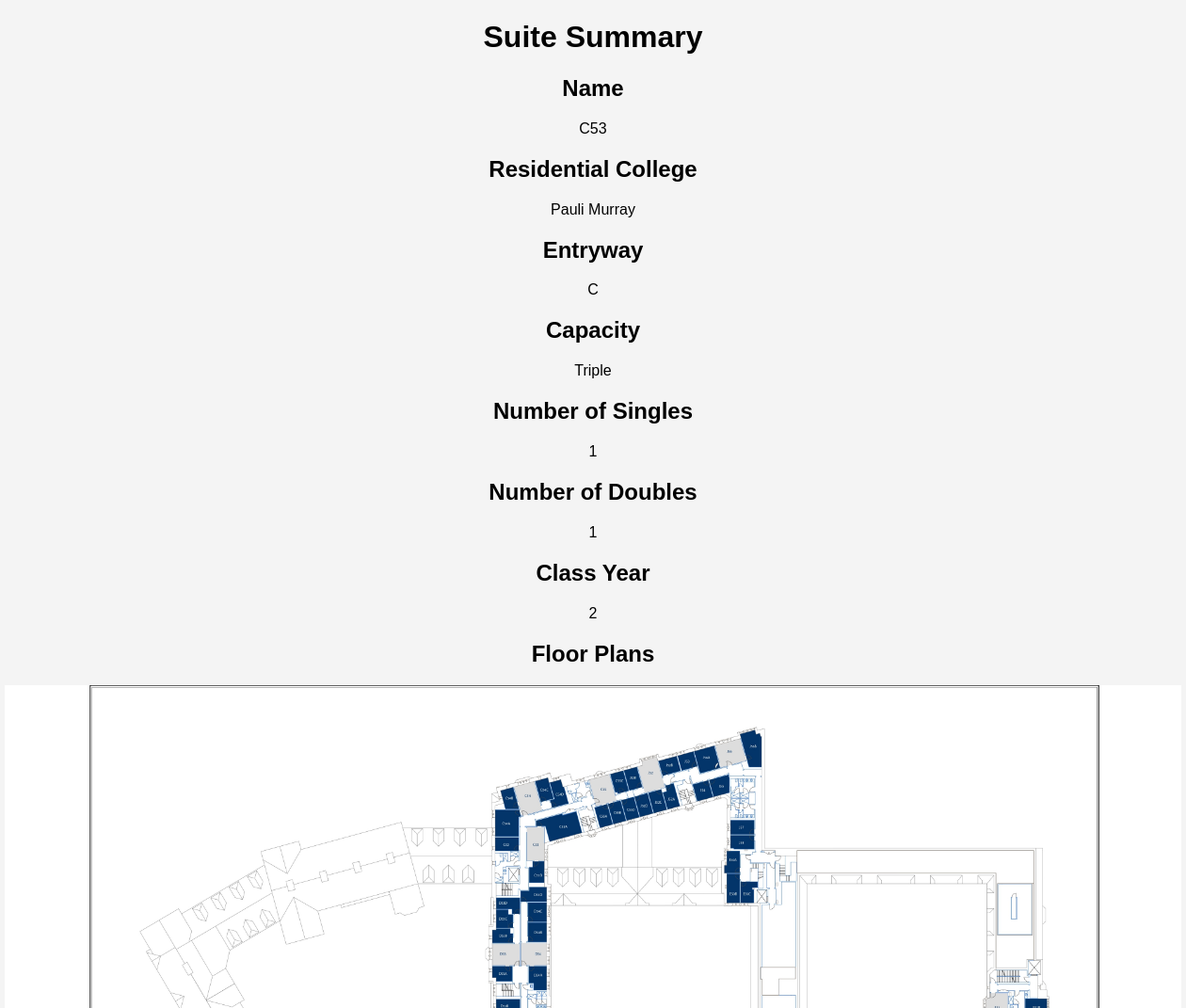
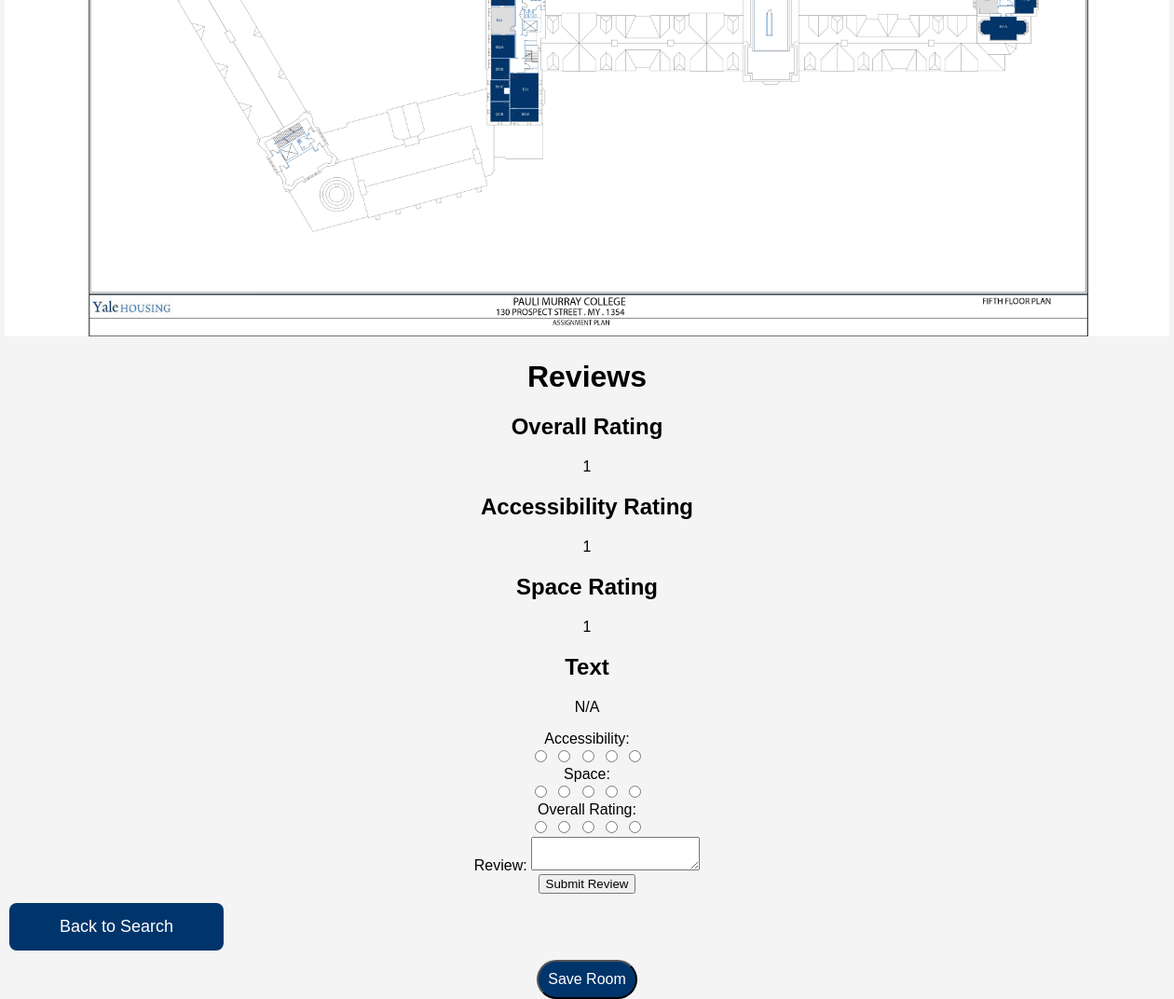
Page /summary/9 on the committed database (2 pictures, top to bottom).
### models/suite.py (models this page shows)
class Suite(Base):
    __tablename__ = "suites"
    id: Mapped[int] = mapped_column(Integer, primary_key=True, autoincrement=True)
    name: Mapped[str] = mapped_column(String)
    entryway: Mapped[str] = mapped_column(String)
    capacity: Mapped[int] = mapped_column(Integer)
    singles: Mapped[int] = mapped_column(Integer)
    doubles: Mapped[int] = mapped_column(Integer)
    year: Mapped[int] = mapped_column(Integer)
    resco_id: Mapped[int] = mapped_column(Integer, ForeignKey('rescos.id'))
    resco: Mapped["ResidentialCollege"] = relationship("ResidentialCollege", backref=backref("suite"))

### models/resco.py (models this page shows)
class ResidentialCollege(Base):
    __tablename__ = "rescos"
    id: Mapped[int] = mapped_column(Integer, primary_key=True, autoincrement=True)
    name: Mapped[str] = mapped_column(String)

### models/review.py (models this page shows)
class Review(Base):
    __tablename__ = "reviews"
    id: Mapped[int] = mapped_column(Integer, primary_key=True, autoincrement=True)
    review_text: Mapped[str] = mapped_column(String)
    type: Mapped[str] = mapped_column(String)
    overall_rating: Mapped[int] = mapped_column(Integer, CheckConstraint("overall_rating BETWEEN 1 AND 5"))
    accessibility_rating: Mapped[int] = mapped_column(Integer, CheckConstraint("accessibility_rating BETWEEN 1 AND 5"))
    space_rating: Mapped[int] = mapped_column(Integer, CheckConstraint("space_rating BETWEEN 1 AND 5"))
    user_id: Mapped[int] = mapped_column(Integer, ForeignKey("users.id"))
    user: Mapped[User] = relationship("User")
    __mapper_args__ = {
        "polymorphic_identity":"review",
        "polymorphic_on":type
    }

### roomtable.py (the view)
@app.route('/summary/<int:suite_id>', methods = ["GET", "POST"])
def summary(suite_id=None):
    query = db.session.query(Suite)
    review_query = db.session.query(SuiteReview)
    if request.method == "POST":
        if suite_id:
            user_id = session.get('net_id')
            db.save_suite(user_id, suite_id)
            return redirect(url_for('homepage'))
    if suite_id:
        query = query.filter(Suite.id == suite_id)
        review_query = review_query.filter(SuiteReview.suite_id == suite_id)
    suites = query.all()
    reviews = review_query.all()
    html = render_template('summary.html', suites=suites, reviews=reviews, suite_id=suite_id)
    response = make_response(html)
    return response

### templates/summary.html (shortened to what this page needs)
<!DOCTYPE html>
<html>
    <head>
        <link rel="stylesheet" href="{{ url_for('static', filename='styles.css') }}">
        <link rel="stylesheet" href="{{ url_for('static', filename='search.css') }}">
    </head>
    <body>
        <h1>Suite Summary</h1>
        {% for suite in suites %}
            <h2>Name</h2>
            <p>{{ suite.name }}</p>
            <h2>Residential College</h2>
            <p>{{ suite.resco.name }}</p>
            <h2>Entryway</h2>
            <p>{{ suite.entryway }}</p>
            <h2>Capacity</h2>
            <p>{{ suite.capacity }}</p>
            <h2>Number of Singles</h2>
            <p>{{ suite.singles }}</p>
            <h2>Number of Doubles</h2>
            <p>{{ suite.doubles }}</p>
            <h2>Class Year</h2>
            <p>{{ suite.year }}</p>
            <h2>Floor Plans</h2>
            <p>
            <img src="{{ url_for('static', filename='MY_Floor_' + suite.name[1] + '.jpg') }}" width="1250">
            </p>
        {% endfor %}
        <h1>Reviews</h1>
        {% if reviews %}
            {% for review in reviews %}
                <h2>Overall Rating</h2>
                <p>{{ review.overall_rating }}</p>
                <h2>Accessibility Rating</h2>
                <p>{{ review.accessibility_rating }}</p>
                <h2>Space Rating</h2>
                <p>{{ review.space_rating }}</p>
                <h2>Text</h2>
                {% if review.review_text %}
                    <p>{{ review.review_text }}</p>
                {% else %}
                    <p>N/A</p>
                {%endif%}
            {% endfor %}
        {% else %}
            <p>No reviews.</p>
        {% endif %}
        <form action="{{ url_for('review_suite', suite_id=suite_id) }}" method="POST">
                <label>Accessibility:</label>
                <div class="rating">
                    <label>
                        <input type="radio" name="accessibility" value="1" />
                    </label>
                    <label>
                        <input type="radio" name="accessibility" value="2" />
                    </label>
                    <label>
                        <input type="radio" name="accessibility" value="3" />
                    </label>
                    <label>
                        <input type="radio" name="accessibility" value="4" />
                    </label>
                    <label>
                        <input type="radio" name="accessibility" value="5" />
                    </label>
                </div>
                <label>Space:</label>
                <div class="rating">
                    <label>
                        <input type="radio" name="space" value="1" />
                    </label>
                    <label>
                        <input type="radio" name="space" value="2" />
                    </label>
                    <label>
                        <input type="radio" name="space" value="3" />
                    </label>
                    <label>
                        <input type="radio" name="space" value="4" />
                    </label>
                    <label>
                        <input type="radio" name="space" value="5" />
                    </label>
                </div>
                <label>Overall Rating:</label>
                <div class="rating">
                    <label>
                        <input type="radio" name="rating" value="1" />
                    </label>
                    <label>
                        <input type="radio" name="rating" value="2" />
                    </label>
                    <label>
                        <input type="radio" name="rating" value="3" />
                    </label>
                    <label>
                        <input type="radio" name="rating" value="4" />
                    </label>
                    <label>
                        <input type="radio" name="rating" value="5" />
                    </label>
                </div>
                <label for="review">Review:</label>
                <textarea name="review"></textarea><br>
                <input type="submit" value="Submit Review">
            </form>
        <a href="{{ url_for('search') }}" class = "nav-button">Back to Search</a>
        <form action="{{ url_for('summary', suite_id=suite_id) }}" method="POST">
            <button type="submit">Save Room</button>
        </form>
    </body>
</html>

### static/styles.css (style rules this page uses)
body { font-family: Arial, sans-serif; margin: 0; padding: 0; text-align: center; background-color: #f4f4f4; }
button { background-color: rgb(0, 53, 107); color: rgb(255, 255, 255); padding: 10px; font-size: 16px; border-radius: 25px; cursor: pointer; }
.nav-button { display: block; width: 200px; padding: 15px; margin: 10px; font-size: 18px; text-align: center; text-decoration: none; color: white; background-color: rgb(0, 53, 107); border-radius: 8px; transition: background 0.3s ease-in-out; }

### static/search.css (style rules this page uses)
:root { --yale-blue: #00356b; --yale-blue-hover: #002855; }

### rows in the picture
Suite: name "C53", resco.name "Pauli Murray", entryway "C", capacity "Triple", singles "1", doubles "1", year "2"
Review: overall_rating "1", accessibility_rating "1", space_rating "1", review_text "N/A"
